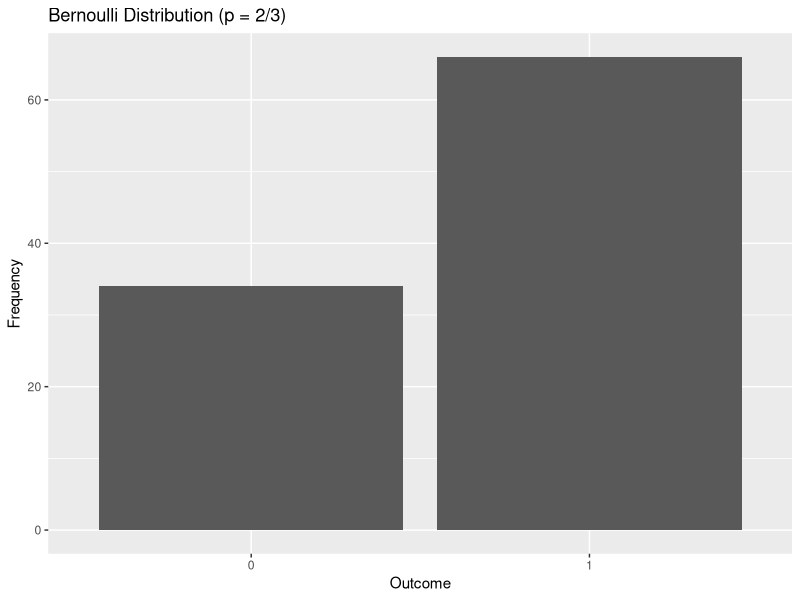
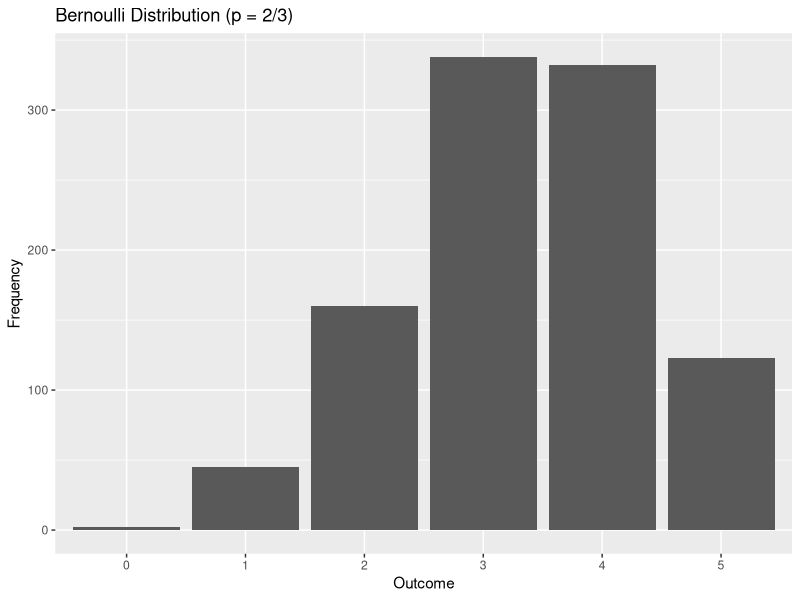

Recreate these plots in R, in order.
## ---- chunk 1
library(tidyverse)
library(ggplot2)
## ---- chunk 2
# x=1
dbinom(1, size = 1, prob = (2/3))
# x=0
dbinom(0, size = 1, prob = (2/3))

dbinom(1, size = 1, prob = (2/3))==(1-dbinom(0, size = 1, prob = (2/3)))

# if x=2, should return prob=0
dbinom(2, size = 1, prob = (2/3))
## ---- chunk 3
# if x<0
pbinom(-.5, size=1, prob=(2/3))

# if x=0
pbinom(0, size=1, prob=(2/3))

# if x=1
pbinom(1, size=1, prob=(2/3))

# if x>1
pbinom(1.5, size=1, prob=(2/3))
## ---- chunk 4
sims <- rbinom(100, size = 1, prob = 2/3)

# Create a data frame
data <- data.frame(sims)

# Plot the results using ggplot2
ggplot(data, aes(x = factor(sims))) +
  geom_bar() +
  labs(title = "Bernoulli Distribution (p = 2/3)",
       x = "Outcome",
       y = "Frequency")
## ---- chunk 5
outcomes <- c("H", "T")

# Generate all possible combinations for 4 coin flips
sample_space <- expand.grid(outcomes, outcomes, outcomes, outcomes)

# Rename the columns for clarity
colnames(sample_space) <- c("Flip1", "Flip2", "Flip3", "Flip4")

sample_space
## ---- chunk 6
# Number ways to get X=0
16*dbinom(0,4,0.5)
# Number ways to get X=1
16*dbinom(1,4,0.5)
# Number ways to get X=2
16*dbinom(2,4,0.5)
# Number ways to get X=3
16*dbinom(3,4,0.5)
# Number ways to get X=4
16*dbinom(4,4,0.5)
## ---- chunk 7
dbinom(2,4,0.5)
## ---- chunk 8
prob_0<-dbinom(0,4,0.5)
prob_1<-dbinom(1,4,0.5)

prob_0 + prob_1
## ---- chunk 9
samples <- rbinom(1000, size = 5, prob = 2/3)

# Create a data frame
data <- data.frame(samples)

# Plot the results using ggplot2
ggplot(data, aes(x = factor(samples))) +
  geom_bar() +
  labs(title = "Bernoulli Distribution (p = 2/3)",
       x = "Outcome",
       y = "Frequency")
## ---- chunk 10
prob_even <- mean(samples %% 2 == 0)
prob_even
## ---- chunk 11
dbinom(2,4,1/3)
## ---- chunk 12
probs<-dbinom(x=seq(0,15), size=15,prob=2/3)

for (i in seq(0,15)) {
  cat("P(X =", i, ") =", probs[i + 1], "\n")
}
## ---- chunk 13
cum_distribution_function<-pbinom(q=seq(0,15), size=15,prob=2/3)

for (i in seq(0,15)) {
  cat("P(X ≤",i,")=", cum_distribution_function[i+1],"\n")
}
## ---- chunk 14
grid <- tibble(prob = seq(0, 1, by = 0.001))
grid$like <- dbinom(21, 47, grid$prob) ## MAKE SURE YOU USE THESE VALUES

grid <- grid |> 
  mutate(clike_raw = cumsum(like),
         clike_normalized = clike_raw/sum(like))
## ---- chunk 15
prob_greater_or_equal_0.588<-grid |> 
  filter(prob>=0.588)

sum(prob_greater_or_equal_0.588$like)
